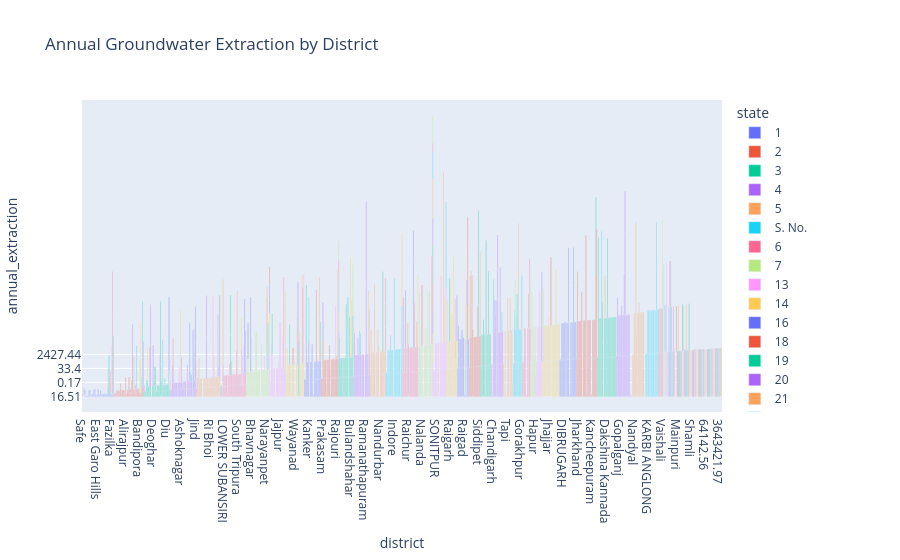

The notebook cell this image was saved under:
### Code cell
fig = px.bar(df,
            x="district",
            y="annual_extraction",
            color="state",
            title="Annual Groundwater Extraction by District")

fig.show()
